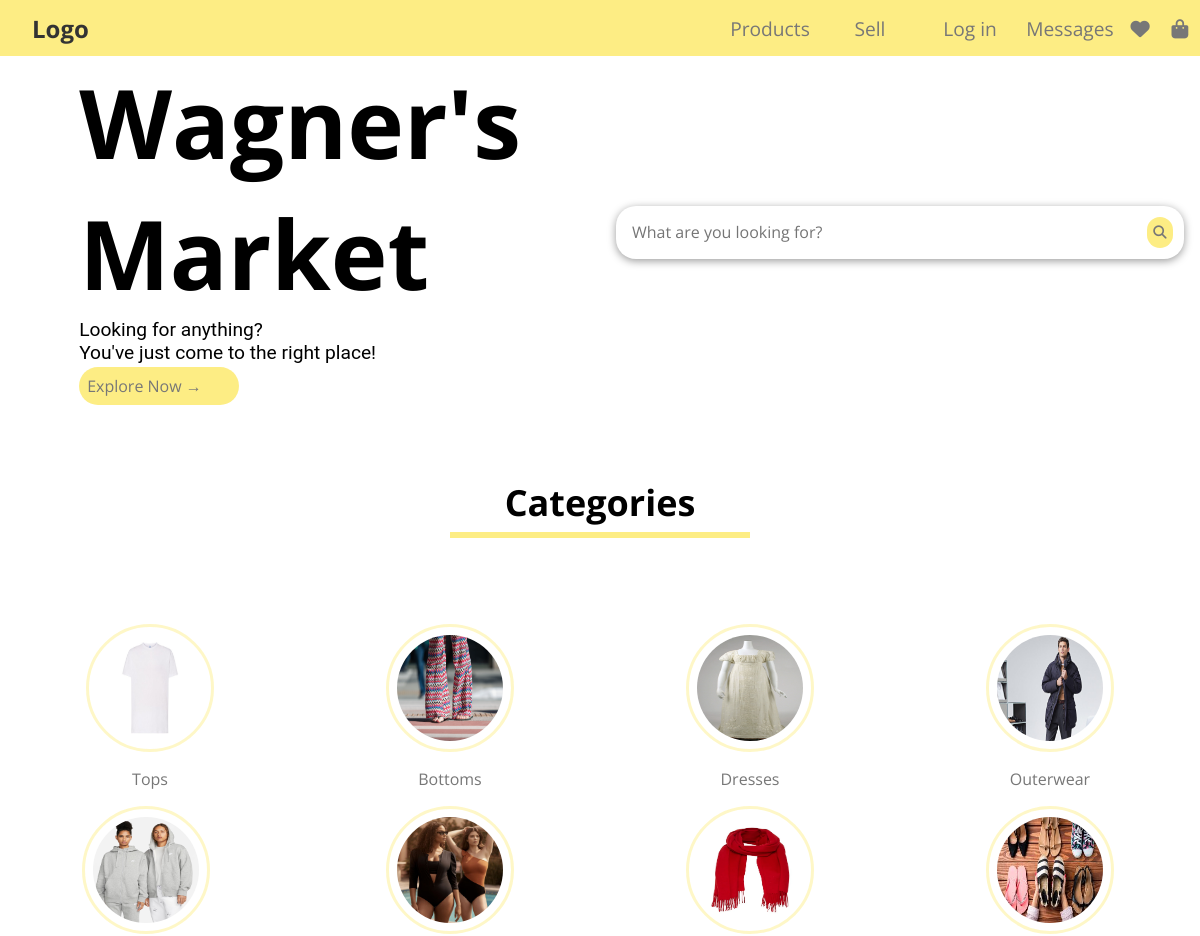
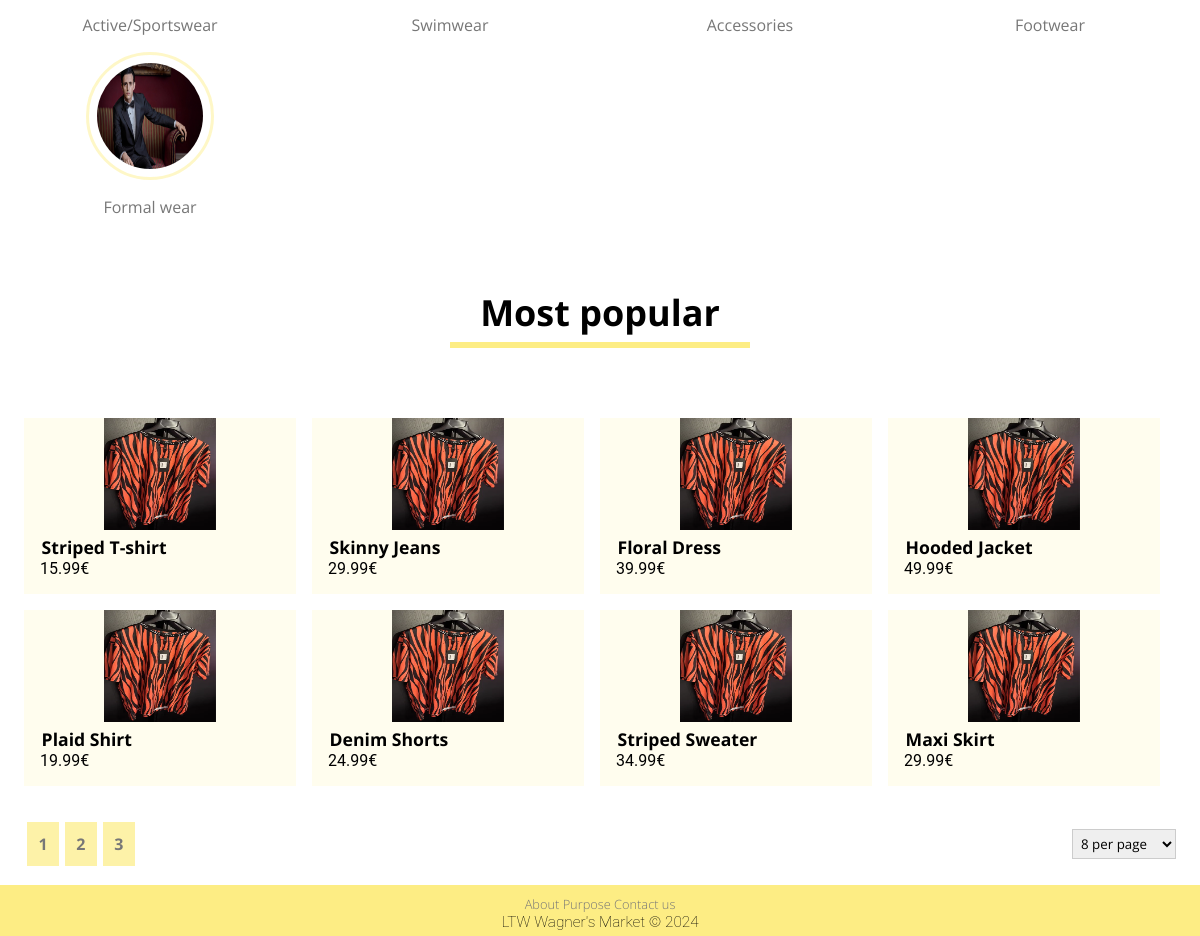
The page /pages on the database its author committed (2 pictures, top to bottom).
### tables this page shows
CREATE TABLE CATEGORY (
    CategoryName TEXT NOT NULL,
    CategoryImage TEXT NOT NULL,
    CONSTRAINT Pk_CategoryName PRIMARY KEY (CategoryName)
);

CREATE TABLE ITEM (
    ItemId INTEGER PRIMARY KEY AUTOINCREMENT,
    UserId INTEGER NOT NULL,
    Title TEXT NOT NULL,
    Price FLOAT NOT NULL,
    Description TEXT NOT NULL,
    Condition TEXT NOT NULL,
    Size TEXT NOT NULL,
    Brand TEXT NOT NULL,
    ImagePath TEXT NOT NULL,
    WishlistCounter INTEGER DEFAULT 0,
    Timestamp DATETIME NOT NULL DEFAULT CURRENT_TIMESTAMP,
    CONSTRAINT PriceConstraint CHECK (Price > 0),
    FOREIGN KEY (UserId) REFERENCES USER (UserId) ON DELETE CASCADE ON UPDATE CASCADE,
    FOREIGN KEY (Condition) REFERENCES CONDITION (Condition) ON DELETE CASCADE ON UPDATE CASCADE,
    FOREIGN KEY (Size) REFERENCES SIZE (Size) ON DELETE CASCADE ON UPDATE CASCADE
);

### public/pages/index.php (called while the page is built, shortened)
<?php
require_once(__DIR__ . '/../utils/session.php');
$session = new Session();
require_once(__DIR__ . '/../../private/database/connection.db.php');
require_once(__DIR__ . '/../../private/database/item.class.php');
require_once(__DIR__ . '/../../private/database/category.class.php');
require_once(__DIR__ . '/../../private/templates/common.tpl.php');
require_once(__DIR__ . '/../../private/templates/category.tpl.php');
require_once(__DIR__ . '/../../private/templates/item.tpl.php');
require_once(__DIR__ . '/../../private/templates/home.tpl.php');
$limit = 8;
$offset = 0;
$db = getDatabaseConnection();
$categories = Category::getCategories($db);
$items = Item::getMostPopularItems($db, $limit, $offset);
$numItems = Item::getNumItems($db);
drawHeader($db, $session);
drawHomeBody();
drawTitle("Categories");
drawCategories($categories, false);
drawItems($db, $items, $session);
drawPagination(intval(ceil($numItems / $limit)), "most_popular");
drawFooter();
?>

### public/utils/session.php (called while the page is built, shortened)
<?php
class Session
{
    public function isLoggedIn(): bool
    {
        return isset($_SESSION['id']);
    }
}
?>

### private/database/category.class.php (called while the page is built, shortened)
<?php
class Category
{
    public function __construct(string $categoryName, string $categoryImage)
    {
        $this->categoryName = $categoryName;
        $this->categoryImage = $categoryImage;
    }
    static function getCategories(PDO $db): array
    {
        $stmt = $db->prepare('SELECT CategoryName, CategoryImage FROM CATEGORY');
        $stmt->execute(array());
        $categories = array();
        while ($category = $stmt->fetch()) {
            $categories[] = new Category(
                $category['CategoryName'],
                $category['CategoryImage']
            );
        }
        return $categories;
    }
}
?>

### private/database/item.class.php (called while the page is built, shortened)
<?php
class Item
{
    public function __construct(int $itemId, int $userId, string $title, float $price, string $description, string $condition, string $size, string $brand, string $imagePath, int $wishlistCounter, string $timeStamp)
    {
        $this->itemId = $itemId;
        $this->title = $title;
        $this->price = $price;
        $this->imagePath = $imagePath;
    }
    static function getMostPopularItems(PDO $db, int $count, int $offset): array
    {
        $stmt = $db->prepare('SELECT ItemId, UserId, Title, Price, Description, Condition,
            Size, Brand, ImagePath, WishlistCounter, Timestamp FROM ITEM ORDER BY WishlistCounter DESC LIMIT ? OFFSET ?');
        $stmt->execute(array($count, $offset));
        $items = array();
        while ($item = $stmt->fetch()) {
            $items[] = new Item(
                $item['ItemId'],
                $item['UserId'],
                $item['Title'],
                $item['Price'],
                $item['Description'],
                $item['Condition'],
                $item['Size'],
                $item['Brand'],
                $item['ImagePath'],
                $item['WishlistCounter'],
                $item['Timestamp']
            );
        }
        return $items;
    }
}
?>

### private/templates/item.tpl.php (the view, shortened to what this page needs)
<?php
require_once(__DIR__ . '/../database/item.class.php');
require_once(__DIR__ . '/../database/category.class.php');
?>
<?php function drawItems(PDO $db, array $items, Session $session): void
{ ?>
        <ul class="draw-items" id="draw-items">
            <?php foreach($items as $item) { ?>
                <li class="item-card">
                    <a href="../pages/item.php?id=<?=$item->itemId?>">
                        <img src="<?= $item->imagePath?>">
                    </a>
                    <a href="../pages/item.php?id=<?=$item->itemId?>">
                        <h4><?=$item->title?></h4>
                        <p><?=number_format($item->price, 2)?>€</p>
                    </a>
                </li>
            <?php } ?>
        </ul>
<?php }?>
<?php function drawPagination(int $pages, string $id) { ?>
    <?php if ($pages > 1) { ?>
    <section class="pagination-container">
        <section class="pagination" id="<?= $id ?>">
            <?php for ($i = 1; $i <= min(3, $pages); $i++) { ?>
                <button id="pagination-button" class="pagination-button"><?= $i ?></button>
            <?php } ?>
        </section>
        <select id="items-per-page">
            <option value="8">8 per page</option>
        </select>
    </section>
    <?php } ?>
<?php } ?>

### private/templates/common.tpl.php (shortened to what this page needs)
<?php
require_once (__DIR__ . '/../../public/utils/session.php');
require_once (__DIR__ . '/../database/category.class.php');
?>
<?php function drawHeader(PDO $db, Session $session)
{ ?>
    <!DOCTYPE html>
    <html lang="en-US">
    <head>
        <link rel="stylesheet" href="../css/style.css">
    </head>
    <body>
        <header>
            <section class="header-left">
                <a class="logo" href="../pages/index.php">Logo</a>
            </section>
            <nav class="header-right">
                <section id="header-products">
                    <a href="/pages/search.php">Products</a>
                </section>
                <?php
                if ($session->isLoggedIn()) { ?>
                    <a href="../pages/publish_add.php">Sell</a>
                    <nav id="header-profile">
                        <a href="../pages/profile.php">Profile</a>
                        <?php drawProfileForm($db, $session); ?>
                    </nav>
                    <a href="../pages/messages.php">Messages</a>
                    <a href="../pages/wishlist.php"><i class="fas fa-heart"></i></a>
                    <a href="../pages/shopping_bag.php"><i class="fas fa-shopping-bag"></i></a>
                <?php } else { ?>
                    <a class="not-logged-in">Sell</a>
                    <nav id="header-profile">
                        <a class="not-logged-in">Log in</a>
                    </nav>
                    <a class="not-logged-in">Messages</a>
                    <a class="not-logged-in"><i class="fas fa-heart"></i></a>
                    <a class="not-logged-in"><i class="fas fa-shopping-bag"></i></a>
                <?php } ?>
            </nav>
        </header>
    <?php } ?>
    <?php function drawFooter()
    { ?>
        <footer>
            <nav>
                <a href="#">About</a>
                <a href="#">Purpose</a>
                <a href="#">Contact us</a>
            </nav>
            <p>LTW Wagner's Market &copy; 2024</p>
        </footer>
    </body>
    </html>
<?php } ?>
<?php function drawSearchBar(string $id, string $placeholder)
{ ?>
    <section id="search-bar" class="search-bar">
        <input id="<?= $id ?>" type="text" placeholder="<?= $placeholder ?>">
        <button><i class="fa fa-search"></i></button>
    </section>
<?php } ?>
<?php function drawTitle(string $title): void
{ ?>
    <section id="title">
        <h2>
            <?= $title ?>
        </h2>
        <hr class="line-yellow">
    </section>
<?php } ?>

### private/templates/home.tpl.php (shortened to what this page needs)
<?php
require_once __DIR__ . '/common.tpl.php';
?>
<?php function drawHomeBody() { ?>
    <section class="home-body">
        <section class="home-body-left">
            <h1>
                Wagner's<br>Market
            </h1>
            <p>
                Looking for anything?<br>You've just come to the right place!
            </p>
            <a href="search.php" class="button">Explore Now &#8594;</a>
        </section>
        <section class="home-body-right">
                <?php drawSearchBar("search-item", "What are you looking for?") ?>
        </section>
    </section>
<?php }?>

### private/templates/category.tpl.php (shortened to what this page needs)
<?php declare(strict_types=1); require_once(__DIR__ . '/../database/item_category.class.php' ); require_once(__DIR__
    . '/../../public/utils/session.php' ); ?>
    <?php function drawCategories(array $categories, bool $admin)
    { ?>
        <ul class="category-list">
            <?php foreach ($categories as $category) { ?>
                <li class="category-item">
                    <a href="search.php?category=<?= $category->categoryName ?>">
                        <img src="<?= $category->categoryImage ?>" alt="<?= $category->categoryName ?>">
                        <span><?= $category->categoryName ?></span>
                    </a>
                </li>
            <?php }
            if ($admin) { ?>
        </ul>
        <?php }
    } ?>

### public/css/style.css (style rules this page uses)
* { margin: 0; padding: 0; box-sizing: border-box; font-family: 'Open Sans', sans-serif; }
p { font-family: 'Roboto', sans-serif; font-size: 1.2em; }
header, .logo, a { color: #777; text-decoration: none; transition: color 0.3s; }
h4 { font-size: 1.1em; }
h2 { font-size: 1.5em; }
button, .button { color: #777; background: rgba(253, 237, 132, 1); border: none; padding: .5em .5em; margin: .2em; border-radius: 30px; transition: 0.3s; }
select { padding: .3em; border: .1em solid #ccc; cursor: pointer; }
section#title { font-family: 'Open Sans', sans-serif; margin: 70px 0; text-align: center; font-size: 1.5em; }
.line-yellow { width: 300px; height: 0.25em; background-color: rgba(253, 237, 132, 1); border: none; margin: 5px auto; }
header { height: 3.5rem; display: grid; grid-template-columns: 1.5fr 1fr; background-color: rgba(253, 237, 132, 1); position: fixed; top: 0; width: 100%; z-index: 1; }
.header-left { align-content: center; }
.header-right { font-size: 1.2em; display: grid; grid-template-columns: repeat(4, 1fr) .4fr .4fr; justify-items: center; align-items: center; }
.logo { font-weight: 700; font-size: 1.5em; color: #333; padding-left: 2rem; }
.home-body { display: grid; grid-template-columns: repeat(2, 1fr); margin-top: 3.5em; align-items: center; }
.home-body h1 { font-size: 6em; }
section.home-body-left { display: grid; justify-content: center; }
.home-body-left .button { max-width: 10em; margin-left: 0; }
.search-bar { display: grid; grid-template-columns: 1fr auto; background-color: #fff; border-radius: 20px; box-shadow: 0 2px 8px rgba(0, 0, 0, 0.4); padding: 0.5em; margin: 0 1em 0 1em; }
.search-bar input { border: none; font-size: 1em; margin-left: 0.5em; }
.search-bar button { cursor: pointer; }
.category-list { display: grid; grid-template-columns: repeat(4, 1fr); text-align: center; }
.category-item { display: grid; margin-top: 1em; justify-items: center; }
.category-item a { color: #333; transition: 0.1s ease; display: grid; grid-template-areas: "img" "label"; }
.category-item img { grid-area: img; width: 8em; height: 8em; border-radius: 50%; border: .2em solid rgba(253, 237, 132, 0.45); box-sizing: border-box; padding: .5em; transition: 0.1s linear; }
.category-item span { margin-top: 1em; color: #777; transition: 0.1s linear; grid-area: label; }
.draw-items { display: grid; grid-template-columns: repeat(4, 1fr); list-style: none; margin: 0 1.5em; overflow-y: scroll; }
.item-card { transition: transform 0.1s ease, box-shadow 0.1s ease; background-color: rgba(253, 237, 132, 0.138); text-align: center; margin-right: 1em; margin-bottom: 1em; min-height: 11em; max-height: 12em; }
.item-card img { width: 7em; height: 7em; }
.item-card p, .item-card h4 { text-align: left; margin-left: 1em; color: black; }
.item-card p { font-size: 1em; }
.pagination-button { border: none; color: #777; background-color: rgba(253, 237, 132, 0.7); padding: 0.7em; border-radius: 0; font-size: 1em; font-weight: bold; transition: color 0.1s linear; }
.pagination { display: flex; }
.pagination-container { margin: 1em 1.5em; display: grid; grid-template-columns: repeat(2, 1fr); align-items: center; }
.pagination-container select { justify-self: end; max-width: 10em; }
footer { font-family: 'Roboto', sans-serif; font-weight: 100; font-size: 0.8em; text-align: center; background: rgba(253, 237, 132, 1); padding: 10px 0 5px 0; bottom: 0; left: 0; right: 0; }

### rows shown on the page
category: CategoryImage (picture), CategoryName "Tops"
category: CategoryImage (picture), CategoryName "Bottoms"
category: CategoryImage (picture), CategoryName "Dresses"
category: CategoryImage (picture), CategoryName "Outerwear"
category: CategoryImage (picture), CategoryName "Active/Sportswear"
category: CategoryImage (picture), CategoryName "Swimwear"
category: CategoryImage (picture), CategoryName "Accessories"
category: CategoryImage (picture), CategoryName "Footwear"
category: CategoryImage (picture), CategoryName "Formal wear"
item: ImagePath (picture), Title "Striped T-shirt", Price "15.99"
item: ImagePath (picture), Title "Skinny Jeans", Price "29.99"
item: ImagePath (picture), Title "Floral Dress", Price "39.99"
item: ImagePath (picture), Title "Hooded Jacket", Price "49.99"
item: ImagePath (picture), Title "Plaid Shirt", Price "19.99"
item: ImagePath (picture), Title "Denim Shorts", Price "24.99"
item: ImagePath (picture), Title "Striped Sweater", Price "34.99"
item: ImagePath (picture), Title "Maxi Skirt", Price "29.99"

### other values the page prints
$title "Categories Most popular"
